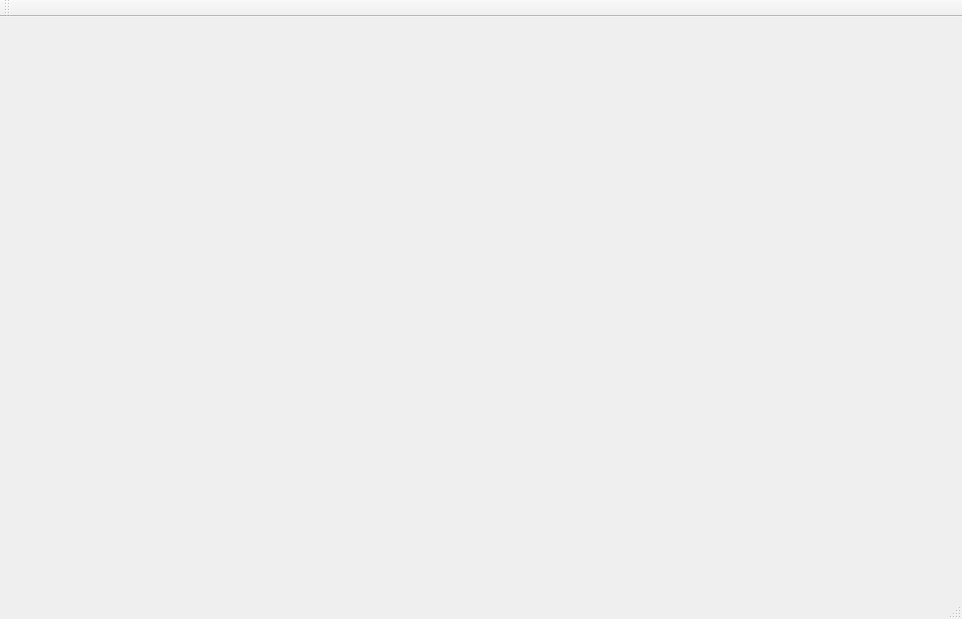
<?xml version="1.0" encoding="UTF-8"?>
<ui version="4.0">
 <class>MainWindow</class>
 <widget class="QMainWindow" name="MainWindow">
  <property name="geometry">
   <rect>
    <x>0</x>
    <y>0</y>
    <width>962</width>
    <height>619</height>
   </rect>
  </property>
  <property name="windowTitle">
   <string>MainWindow</string>
  </property>
  <widget class="QWidget" name="centralWidget"/>
  <widget class="QMenuBar" name="menuBar">
   <property name="geometry">
    <rect>
     <x>0</x>
     <y>0</y>
     <width>962</width>
     <height>23</height>
    </rect>
   </property>
  </widget>
  <widget class="QToolBar" name="mainToolBar">
   <attribute name="toolBarArea">
    <enum>TopToolBarArea</enum>
   </attribute>
   <attribute name="toolBarBreak">
    <bool>false</bool>
   </attribute>
  </widget>
  <widget class="QStatusBar" name="statusBar"/>
 </widget>
 <layoutdefault spacing="6" margin="11"/>
 <resources/>
 <connections/>
</ui>
